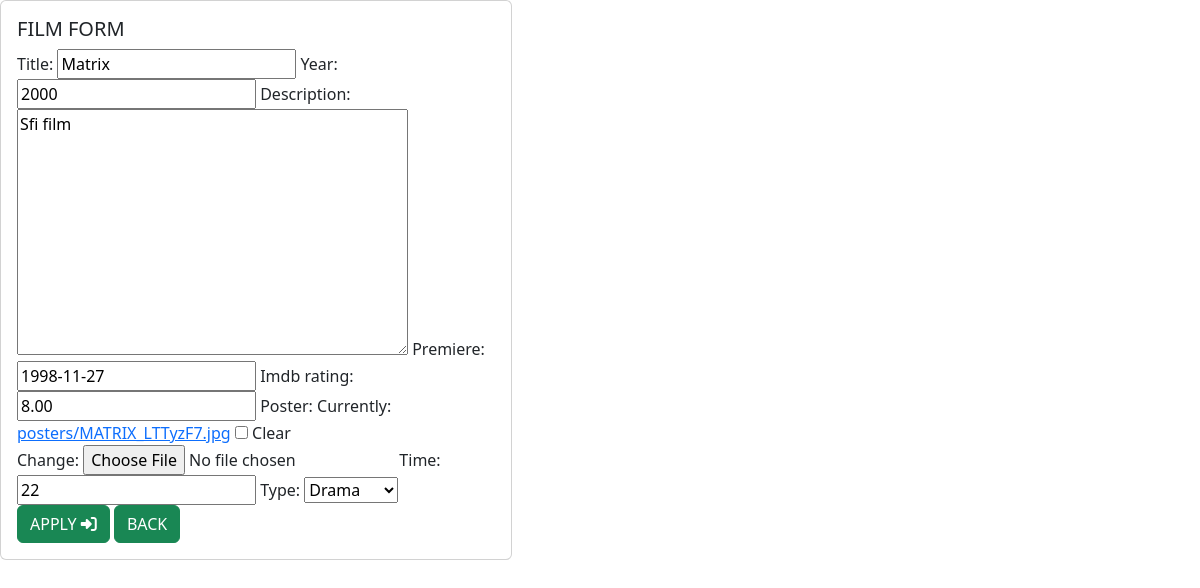
The page /app_films/edit/3/ on the database its author committed.
### app_films/models.py (models this page shows, shortened)
class Film(models.Model):
    title = models.CharField(max_length=64, blank=False)
    year = models.PositiveSmallIntegerField(default=2000)
    description = models.TextField(default="")
    premiere = models.DateField(null=True, blank=True)
    imdb_rating = models.DecimalField(max_digits=4, decimal_places=2, null=True, blank=True)
    poster = models.ImageField(upload_to="posters", null=True, blank=True)
    bonus = models.OneToOneField(MoreInfo, on_delete=models.CASCADE, null=True, blank=True)

class MoreInfo(models.Model):
    TYPE = {
        (0, 'Other'),
        (1, 'Horror'),
        (2, 'Sci-fi'),
        (3, 'Action'),
        (4, 'Romantic'),
        (5, 'Comedy'),
        (6, 'Drama'),
    }
    time = models.PositiveSmallIntegerField(default=0)
    type = models.PositiveSmallIntegerField(default=0, choices=TYPE)

### app_films/views.py (the view)
# urls.py: path('edit/<int:id>/', edit_film, name="edit"),
def edit_film(request, id):
    film = get_object_or_404(Film, pk=id)
    if request.method == 'POST':
        film_form = FilmForm(request.POST, request.FILES, instance=film)
        more_info_form = MoreInfoForm(request.POST, instance=film.bonus)
        if film_form.is_valid() and more_info_form.is_valid():
            film = film_form.save(commit=False)
            more_info = more_info_form.save()
            film.bonus = more_info
            film.save()
            return redirect(all_films)
    else:
        film_form = FilmForm(instance=film)
        more_info_form = MoreInfoForm(instance=film.bonus)
    return render(request, 'form_film.html', {'film_form': film_form, 'more_info_form': more_info_form})

### app_films/forms.py
class FilmForm(ModelForm):
    class Meta:
        model = Film
        fields = ['title', 'year', 'description', 'premiere', 'imdb_rating', 'poster', 'bonus']
        exclude = ['bonus']

class MoreInfoForm(ModelForm):
    class Meta:
        model = MoreInfo
        fields = ['time', 'type']

### templates/form_film.html (shortened to what this page needs)
{% extends 'main.html' %}
{% load bootstrap %}
{% block website %}
    <div class="card" style="width: 32rem;">
        <div class="card-body">
            <h5 class="card-title">FILM FORM</h5>
            <form method="post" enctype="multipart/form-data">
                {{ film_form|bootstrap }}
                {{ more_info_form|bootstrap }}
                <br>
                <button class="btn btn-success" type="submit">APPLY <i class="fa-solid fa-right-to-bracket"></i></button>
                <button onclick="location.href='{% url 'all' %}'" class="btn btn-success">BACK</button>
            </form>
        </div>
    </div>
{% endblock %}

### rows shown on the page
Film: title "Matrix", year "2000", description "Sfi film", premiere "1998-11-27", imdb_rating "8.00"
MoreInfo: time "22", type "Drama"
